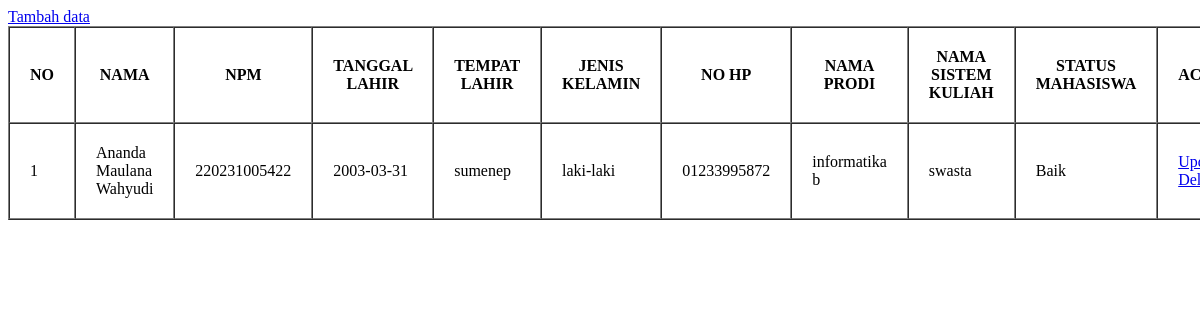
/views/mahasiswa/, run on an earlier commit of the app's database.
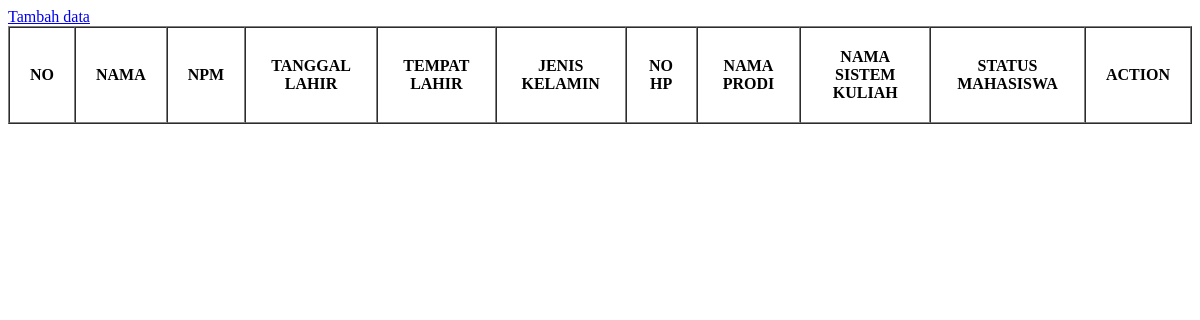
And on a later commit of the database.
### tables this page shows
CREATE TABLE `mahasiswa` (
  `id_mahasiswa` int NOT NULL,
  `nama` varchar(255) NOT NULL,
  `npm` varchar(15) NOT NULL,
  `tgl_lahir` date NOT NULL,
  `tempat_lahir` varchar(200) NOT NULL,
  `jenis_kelamin` enum('laki-laki','perempuan') NOT NULL,
  `no_hp` char(15) NOT NULL,
  `id_prodi` int NOT NULL,
  `id_sistem_kuliah` int NOT NULL,
  `id_status_mhs` int NOT NULL
);

CREATE TABLE `prodi` (
  `id_prodi` int NOT NULL,
  `nama_prodi` varchar(255) NOT NULL,
  `jenjang_prodi` varchar(255) NOT NULL
);

CREATE TABLE `sistem_kuliah` (
  `id_sistem_kuliah` int NOT NULL,
  `nama_sistem_kuliah` varchar(255) NOT NULL
);

CREATE TABLE `status` (
  `id_status_mhs` int NOT NULL,
  `status_mhs` varchar(20) NOT NULL
);

### controllers/mahasiswa/mahasiswaController.php (called while the page is built, shortened)
<?php
    include_once("../../config/db.php");
    $mahasiswa = mysqli_query($conn, "SELECT
    mahasiswa.id_mahasiswa,
    mahasiswa.nama,
    mahasiswa.npm,
    mahasiswa.tgl_lahir,
    mahasiswa.tempat_lahir,
    mahasiswa.jenis_kelamin,
    mahasiswa.no_hp,
    prodi.nama_prodi,
    sistem_kuliah.nama_sistem_kuliah,
    status.status_mhs, (SELECT SUM(pembayaran.nominal_terbayar) FROM pembayaran WHERE mahasiswa.id_mahasiswa = pembayaran.id_mahasiswa) AS total_pembayaran
    FROM
    mahasiswa INNER JOIN prodi ON mahasiswa.id_prodi = prodi.id_prodi
    INNER JOIN sistem_kuliah ON mahasiswa.id_sistem_kuliah = sistem_kuliah.id_sistem_kuliah
    INNER JOIN status ON mahasiswa.id_status_mhs = status.id_status_mhs;
    ");
    ?>

### views/mahasiswa/index.php (the view, shortened to what this page needs)
<?php
require "../../controllers/mahasiswa/mahasiswaController.php";
?>
<!DOCTYPE html>
<html lang="en">
<head>
</head>
<body>
<a href="./insert.php">Tambah data</a>
    <table border="1" cellpadding="20" cellspacing="0">
        <tr>
            <th>NO</th>
            <th>NAMA</th>
            <th>NPM </th>
            <th>TANGGAL LAHIR</th>
            <th>TEMPAT LAHIR</th>
            <th>JENIS KELAMIN</th>
            <th>NO HP</th>
            <th>NAMA PRODI</th>
            <th>NAMA SISTEM KULIAH</th>
            <th>STATUS MAHASISWA</th>
            <th>ACTION</th>
        </tr>
        <?php $i = 1;
        foreach ($mahasiswa as $mhs) :
        ?>
        <tr>
            <td>
                <?= $i++ ?>
            </td>
            <td>
                <?= $mhs["nama"] ?>
            </td>
            <td>
                <?= $mhs["npm"] ?>
            </td>
            <td>
                <?= $mhs["tgl_lahir"] ?>
            </td>
            <td>
                <?= $mhs["tempat_lahir"] ?>
            </td>
            <td>
                <?= $mhs["jenis_kelamin"] ?>
            </td>
            <td>
                <?= $mhs["no_hp"] ?>
            </td>
            <td>
                <?= $mhs["nama_prodi"] ?>
            </td>
            <td>
                <?= $mhs["nama_sistem_kuliah"] ?>
            </td>
            <td>
                <?= $mhs["status_mhs"] ?>
            </td>
            <td>
                <a href="update.php?id=<?=$mhs["id_mahasiswa"] ?> ">Update</a> |
                <a href="delete.php?id=<?=$mhs["id_mahasiswa"] ?> " onclick="return confirm('Yakin anda Ingin menghapusnya ?')">Delete</a>
            </td>
        </tr>
        <?php endforeach; ?>
    </table>
</body>
</html>

What changed in the data, as far as the page shows it:
removed mahasiswa: nama "Ananda Maulana Wahyudi", npm "220231005422", tgl_lahir "2003-03-31", tempat_lahir "sumenep", jenis_kelamin "laki-laki", no_hp "01233995872", id_prodi.nama_prodi "informatika b", id_sistem_kuliah.nama_sistem_kuliah "swasta", id_status_mhs.status_mhs "Baik"
